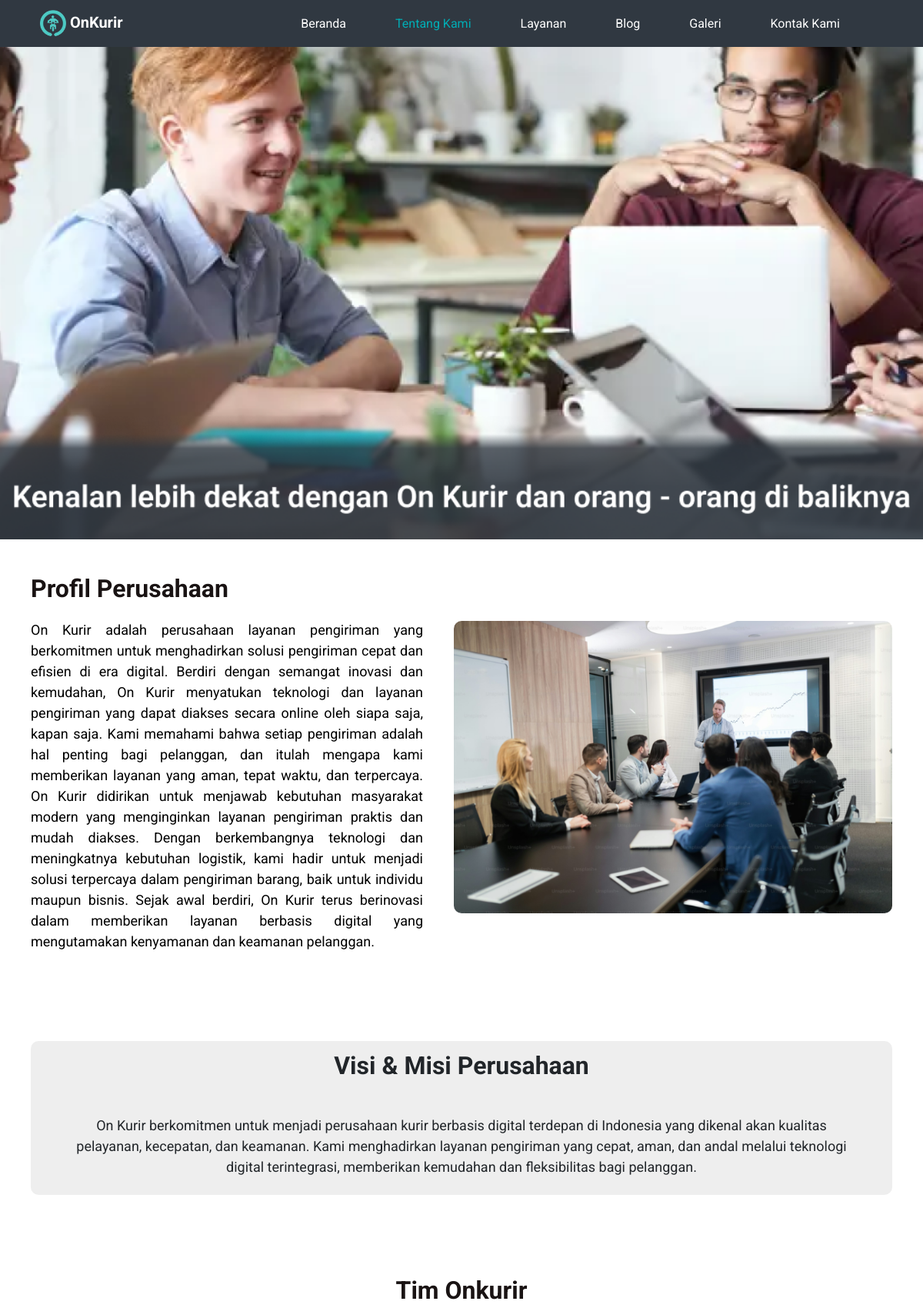
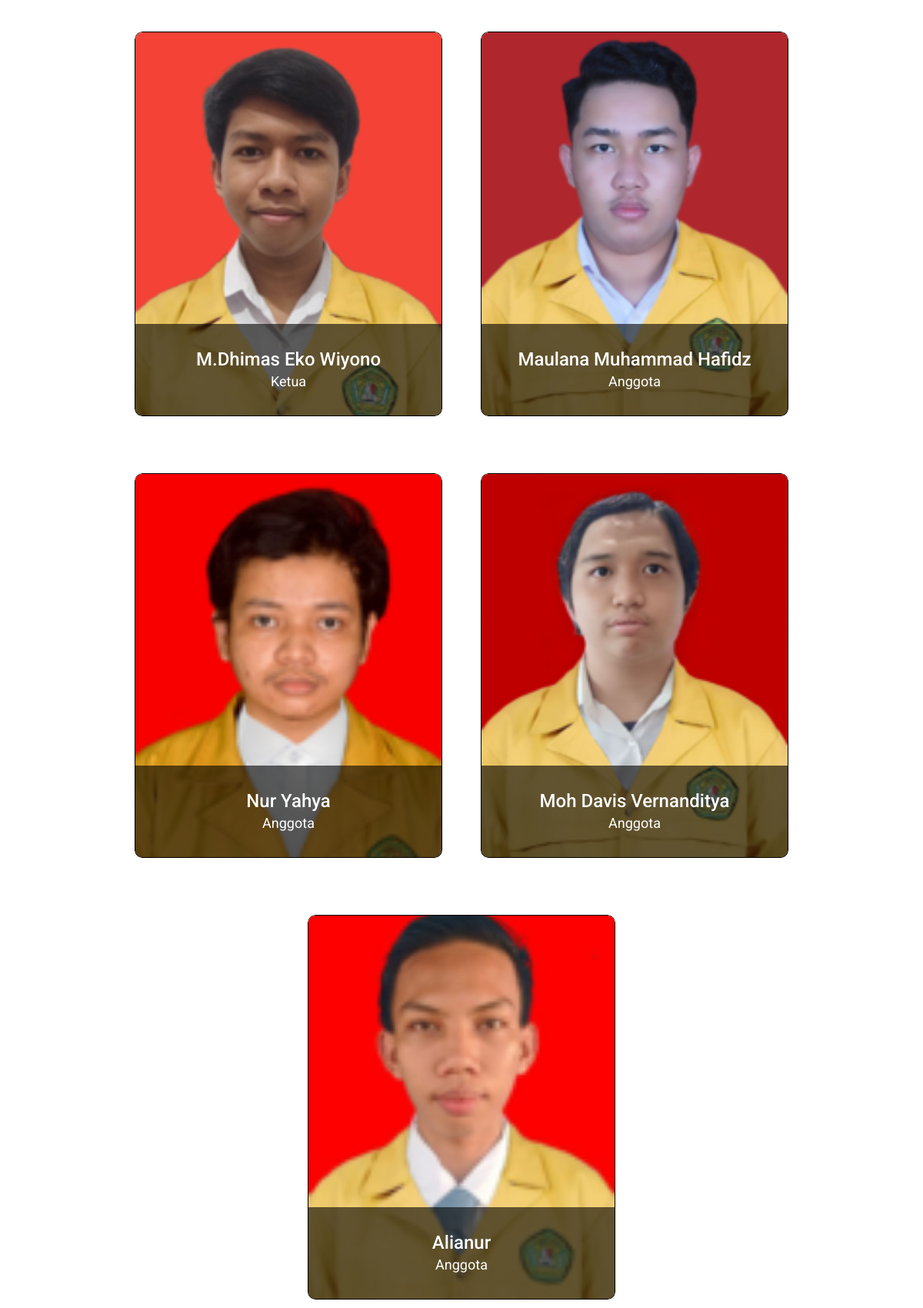
Page /tentang-kami/ (upper part) on the committed database (2 pictures, top to bottom).
### OnKurir/models.py (models this page shows, shortened)
class TentangKami(models.Model):
    banner_TentangKami = models.ImageField(upload_to='TentangKami/banner/')
    title_TentangKami = models.CharField(max_length=255)
    deskripsi_TentangKami = models.TextField()
    gambar_TentangKami = models.ImageField(upload_to='TentangKami/gambar/')
    title_VisiMisi = models.CharField(max_length=255)
    deskripsi_VisiMisi = models.TextField()
    title_tim = models.CharField(max_length=255)

class Tim(models.Model):
    tentangkami = models.ForeignKey(TentangKami, related_name='tim', on_delete=models.CASCADE)
    gambar_tim = models.ImageField(upload_to='TentangKami/Tim/')
    nama_tim = models.CharField(max_length=255)
    jabatan_tim = models.CharField(max_length=255)

### OnKurir/views.py (the view)
# urls.py: path('tentang-kami/', views.tentangkami, name='tentangkami'),
def tentangkami(request):
    tentangkami_data = TentangKami.objects.first()
    return render(request, 'tentang_kami.html', {'tentangkami': tentangkami_data})

### OnKurir/context_processors.py (called while the page is built)
def social_media_links(request):
    return {
        'medias': FooterMedia.objects.all(),
        'footer_TitleTentangKami': TentangKami.objects.first(),
        'footer_TitleVisiMisi': TentangKami.objects.first(),
        'footer_Tim': TentangKami.objects.first(),
        'footer_Galeri': Galeri.objects.first(),
    }

### OnKurir/templates/tentang_kami.html (shortened to what this page needs)
{% extends 'layout.html' %}
{% block content %}
{% load static %}
<div class="d-flex align-items-center" style="height: 80vh">
  <img
    src="{% if tentangkami.banner_TentangKami %}{{ tentangkami.banner_TentangKami.url }}{% else %}{% static 'images/BannerDefault.png' %}{% endif %}"
    alt="Banner Tentang Kami"
    style="width: 100%; height: 100%; object-fit: cover"
  />
</div>
<div class="container-fluid" style="padding: 40px">
  <div class="d-flex justify-content-center align-items-center" style="margin-top: 0px;">
    <div style="margin-right: 40px">
      <div style="color: rgb(25, 19, 19); font-size: 32px; font-weight: bold">
        <p id="title-tentangkami">
          {{ tentangkami.title_TentangKami|default:"Belum ada teks untuk judul" }}
        </p>
      </div>
      <div style="color: rgb(0, 0, 0); font-size: 18px; text-align: justify">
        <p>
          {{ tentangkami.deskripsi_TentangKami|default:"Belum ada deskripsi yang tersedia saat ini." }}
        </p>
      </div>
    </div>
    <img
      src="{% if tentangkami.gambar_TentangKami %}{{ tentangkami.gambar_TentangKami.url }}{% else %}{% static 'images/default.png' %}{% endif %}"
      alt="Gambar1"
      style="width: 620px; height: 380px; object-fit: cover; border-radius: 10px;"
    />
  </div>
  <div style="width: 100%; height: 200px; background-color: #eeeeee; text-align: center; border-radius: 10px; display: flex; flex-direction: column; justify-content: center; align-items: center; margin-top: 100px; padding: 50px;">
    <p id="title-visimisi" style="font-weight: bold; font-size: 32px; margin-bottom: 40px;">
      {{ tentangkami.title_VisiMisi|default:"Belum ada teks untuk judul" }}
    </p>
    <p style="font-size: 18px">
      {{ tentangkami.deskripsi_VisiMisi|default:"Belum ada isi" }}
    </p>
  </div>
  <div class="d-flex flex-column justify-content-center align-items-center">
    <p style="color: rgb(25, 19, 19); font-size: 32px; font-weight: bold; margin-top: 100px; margin-bottom: 40px;">
      {{ tentangkami.title_tim|default:"Belum ada teks untuk judul" }}
    </p>
  </div>
  {% if tentangkami.tim.exists %}
  <div class="container-fluid" style="width: 100%">
    <div class="row row-cols-1 row-cols-md-2 row-cols-lg-3 justify-content-center" style="gap: 50px;">
      {% for anggota in tentangkami.tim.all %}
      <div class="col mb-4 img-zoom-container" style="position: relative; width: 400px; height: 500px; padding: 0;">
        <img
          src="{% if anggota.gambar_tim %}{{ anggota.gambar_tim.url }}{% else %}{% static 'images/default.png' %}{% endif %}"
          alt="{{ anggota.nama_tim }}"
          style="width: 100%; height: 100%; object-fit: cover; border-radius: 10px; border: 1.5px solid #000000;"
        />
        <div style="position: absolute; bottom: 0; width: 100%; height: 120px; background: rgba(0, 0, 0, 0.6); color: white; padding: 10px; text-align: center; border-radius: 0 0 10px 10px; display: flex; flex-direction: column; justify-content: center; align-items: center;">
          <h5 style="margin: 0; font-size: 24px">{{ anggota.nama_tim }}</h5>
          <p style="margin: 0; font-size: 18px">
            {{ anggota.jabatan_tim|default:"Jabatan belum tersedia" }}
          </p>
        </div>
      </div>
      {% endfor %}
    </div>
  </div>
  {% else %}
  <p style="font-size: 18px; color: #999999; text-align: center; margin-top: 20px;">
    Belum ada anggota tim.
  </p>
  {% endif %}
</div>
{% endblock %}

### OnKurir/templates/layout.html (style rules this page uses)
body { font-family: 'Roboto'; }

### OnKurir/templates/tentang_kami.html (style rules this page uses)
.img-zoom-container { position: relative; overflow: hidden; border-radius: 10px; }
.img-zoom-container img { transition: transform 0.3s ease-in-out; }

### rows in the picture
TentangKami: banner_TentangKami (picture), title_TentangKami "Profil Perusahaan", deskripsi_TentangKami "On Kurir adalah perusahaan layanan pengiriman yang berkomitmen untuk menghadirkan solusi pengiriman cepat dan efisien di era digital. Berdiri dengan semangat inovasi dan kemudahan, On Kurir menyatukan teknologi dan layanan pengiriman yang dapat diakses secara online oleh siapa saja, kapan saja. Kami memahami bahwa setiap pengiriman adalah hal penting bagi pelanggan, dan itulah mengapa kami memberikan layanan yang aman, tepat waktu, dan terpercaya. On Kurir didirikan untuk menjawab kebutuhan masyarakat modern yang menginginkan layanan pengiriman praktis dan mudah diakses. Dengan berkembangnya teknologi dan meningkatnya kebutuhan logistik, kami hadir untuk menjadi solusi terpercaya dalam…", gambar_TentangKami (picture), title_VisiMisi "Visi & Misi Perusahaan", deskripsi_VisiMisi "On Kurir berkomitmen untuk menjadi perusahaan kurir berbasis digital terdepan di Indonesia yang dikenal akan kualitas pelayanan, kecepatan, dan keamanan. Kami menghadirkan layanan pengiriman yang cepat, aman, dan andal melalui teknologi digital terintegrasi, memberikan kemudahan dan fleksibilitas bagi pelanggan.", title_tim "Tim Onkurir"
Tim: gambar_tim (picture), nama_tim "M.Dhimas Eko Wiyono", jabatan_tim "Ketua"
Tim: gambar_tim (picture), nama_tim "Maulana Muhammad Hafidz", jabatan_tim "Anggota"
Tim: gambar_tim (picture), nama_tim "Nur Yahya", jabatan_tim "Anggota"
Tim: gambar_tim (picture), nama_tim "Moh Davis Vernanditya", jabatan_tim "Anggota"
Tim: gambar_tim (picture), nama_tim "Alianur", jabatan_tim "Anggota"
